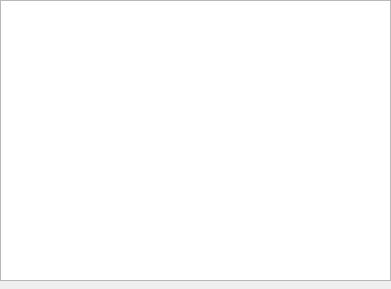
<?xml version="1.0" encoding="UTF-8"?>
<ui version="4.0">
 <class>Server</class>
 <widget class="QWidget" name="Form">
  <property name="geometry">
   <rect>
    <x>0</x>
    <y>0</y>
    <width>391</width>
    <height>289</height>
   </rect>
  </property>
  <property name="minimumSize">
   <size>
    <width>391</width>
    <height>289</height>
   </size>
  </property>
  <property name="maximumSize">
   <size>
    <width>391</width>
    <height>289</height>
   </size>
  </property>
  <property name="windowTitle">
   <string>Server</string>
  </property>
  <widget class="QTextEdit" name="console">
   <property name="geometry">
    <rect>
     <x>0</x>
     <y>0</y>
     <width>391</width>
     <height>281</height>
    </rect>
   </property>
   <property name="readOnly">
    <bool>true</bool>
   </property>
   <property name="html">
    <string>&lt;!DOCTYPE HTML PUBLIC &quot;-//W3C//DTD HTML 4.0//EN&quot; &quot;http://www.w3.org/TR/REC-html40/strict.dtd&quot;&gt;
&lt;html&gt;&lt;head&gt;&lt;meta name=&quot;qrichtext&quot; content=&quot;1&quot; /&gt;&lt;style type=&quot;text/css&quot;&gt;
p, li { white-space: pre-wrap; }
&lt;/style&gt;&lt;/head&gt;&lt;body style=&quot; font-family:'Segoe UI'; font-size:14px; font-weight:400; font-style:normal;&quot;&gt;
&lt;p style=&quot;-qt-paragraph-type:empty; margin-top:0px; margin-bottom:0px; margin-left:0px; margin-right:0px; -qt-block-indent:0; text-indent:0px;&quot;&gt;&lt;br /&gt;&lt;/p&gt;&lt;/body&gt;&lt;/html&gt;</string>
   </property>
  </widget>
 </widget>
 <resources/>
 <connections/>
</ui>
